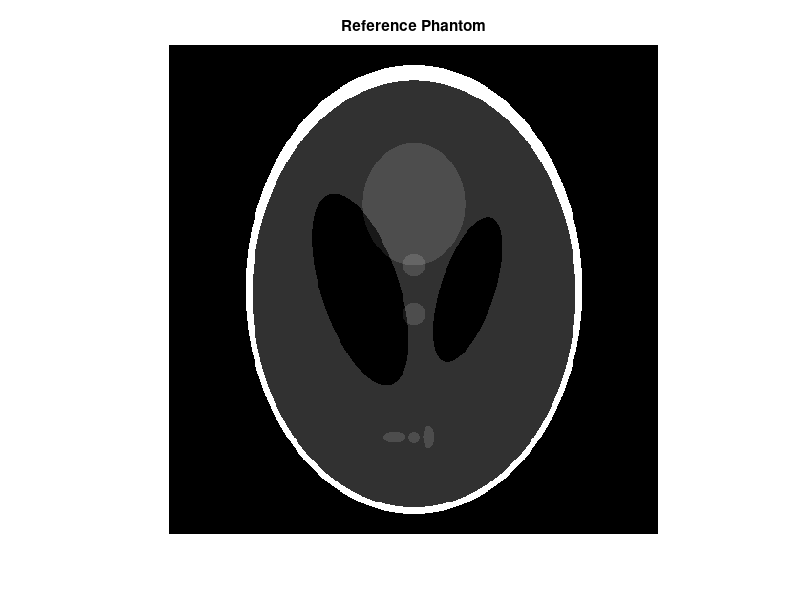
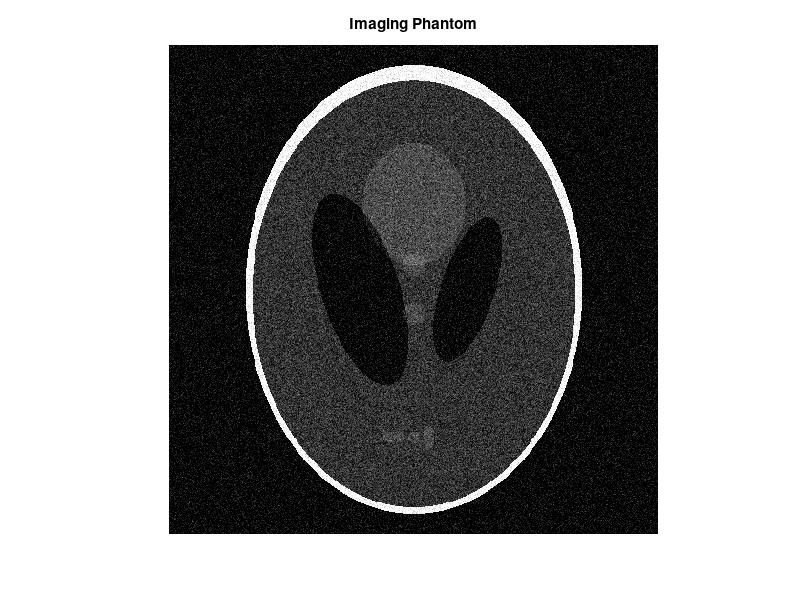

These figures' MATLAB source, in order: (Note: this script raises an error after producing the figures.)
%iterative main:

%{

step 1:
generate a reference phantom (DONE)
generate actual phantom that we are imaging: aka reference phantom but with
a bit of noise! (DONE)

step 2:
image the phantom and obtain sinogram data

step 3: 
inverse radon transform the sinogram data

step 4:
comparison to reference oahntom 

step 5: 
enter iterative loop:
compute likelihood function, 
maximise likelihood function
to find fn+1 
%}

phantom_res = 512;
ref_phantom = phantom(phantom_res);

figure, imshow(ref_phantom), title('Reference Phantom')

%generate phantom for imaging by adding white gaussian noise to the
%reference phantom

signal_power = mean(ref_phantom, "all");
imaging_phantom = awgn(ref_phantom, 20, signal_power);

figure, imshow(imaging_phantom), title('Imaging Phantom');

%information for sinogram generation
acquisition_angle_res = 1;
theta = 0:acquisition_angle_res:179;

%call iteration function
%[converged_image, niter] = iterative_method_v1(ref_phantom, imaging_phantom, theta, phantom_res);


%% SINOGRAM WITH AND WITHOUT NOISE PLOT:

%Generate first sinogram:
[R_0, xp_0] = sinogram(ref_phantom, theta);

%Add white Gaussian noise to the sinogram (aquired data)
%to simulate detector noise
%note: noise varies with administered dose. Change this to a function
%later in the project.

mean_signal_power = mean(R_0, "all");
R_0 = awgn(R_0, 30, mean_signal_power);


figure, hold on;
imagesc(R_0) %,[],'Xdata',theta,'Ydata',xp,'InitialMagnification','fit')
colormap gray;
%  title('Sinogram of Shepp-Logan phantom');
title('Sinogram with Noise');
xlabel('\theta (degrees)');
ylabel('x''');
axis tight;
%colormap(gca,hot),

colorbar;
hold off;


%reconstruction1(R_0, theta, phantom_res)
